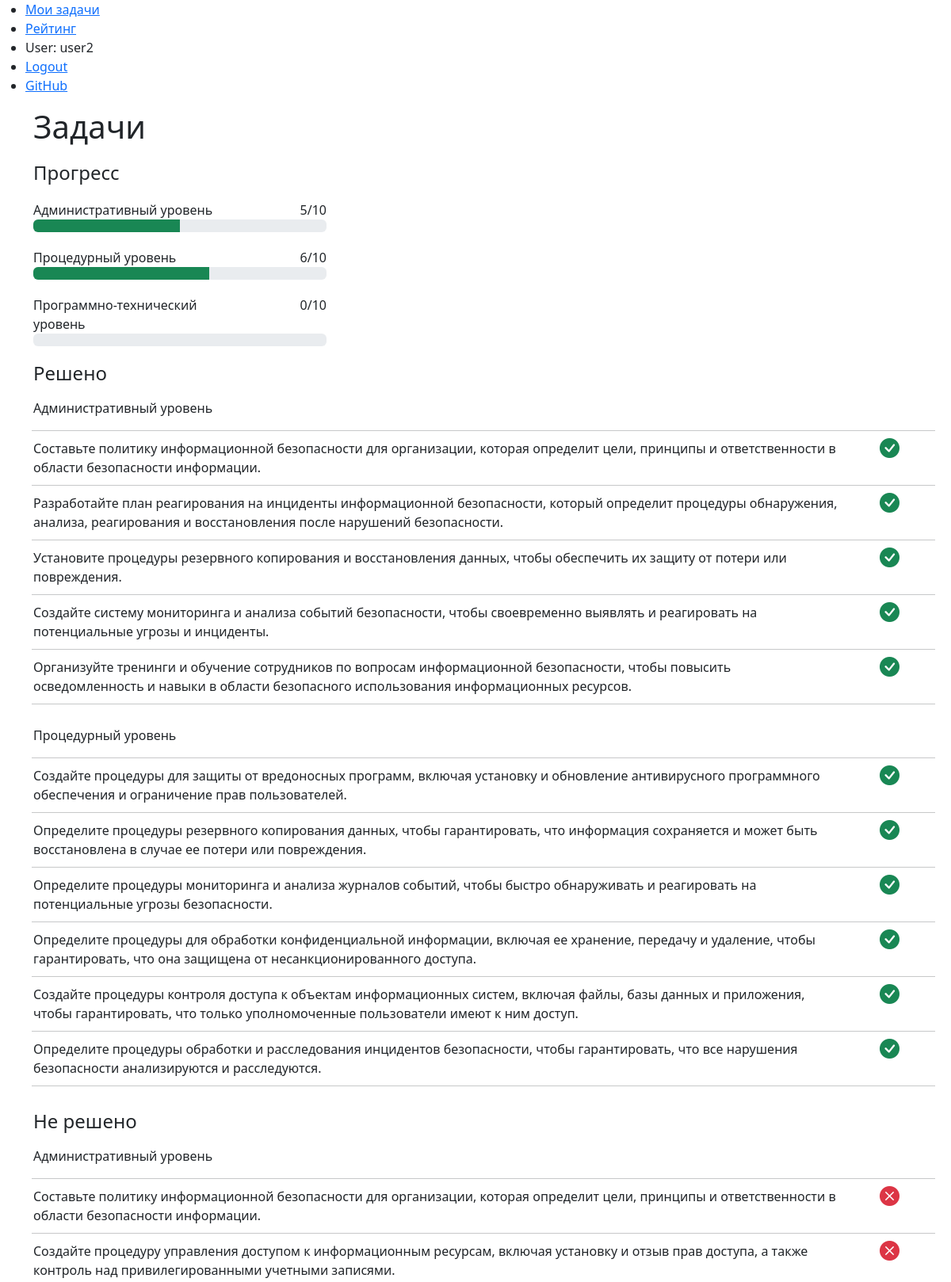
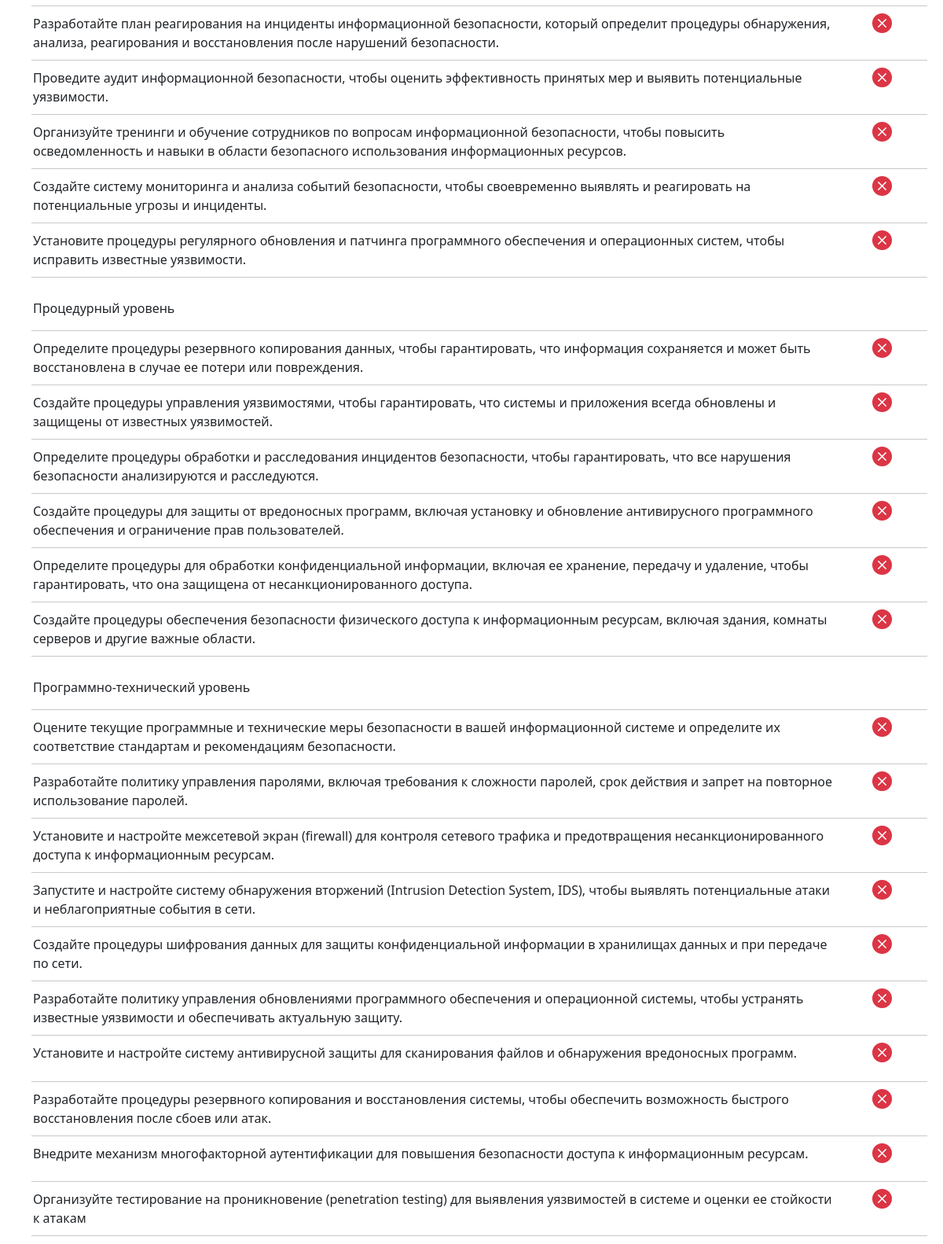
The page /board/ (signed in) on the database its author committed (2 pictures, top to bottom).
### board/models.py (models this page shows, shortened)
class Category(models.Model):
	name = models.CharField(max_length=150)

class Success_task(models.Model):
	user = models.ForeignKey(User, on_delete=models.CASCADE)
	task = models.ForeignKey(Task, on_delete=models.CASCADE)

class Task(models.Model):
	category = models.ForeignKey(Category, on_delete=models.CASCADE)
	name = models.CharField(max_length=255)

### board/views.py (the view)
# urls.py: path('board/', board),
def board(request):
	if not request.user.is_authenticated:
		return redirect("/accounts/login/")
	success_task = Success_task.objects.filter(user=request.user)
	all_task = Task.objects.all()
	user_stats = []
	user_success = {}
	user_not_success = {}
	for cat in Category.objects.all():
		success_task_cat = success_task.filter(task__category=cat).distinct()
		all_task_cat = all_task.filter(category=cat)
		if success_task_cat.count() > 0:
			user_success[cat.name] = success_task_cat
		user_not_success[cat.name] = []
		for task in all_task_cat:
			if not task.id in [task.id  for task in success_task_cat]:
				user_not_success[cat.name].append(task)
		if len(user_not_success[cat.name]) == 0:
			del user_not_success[cat.name]
		user_stats.append({
			"category": cat.name,
			"success": success_task_cat.count(),
			"all":all_task_cat.count(),
			"percent": int(success_task_cat.count()/all_task_cat.count()*100)
		})
	return render(request, "board.html", {"user_stats": user_stats, "user_success": user_success, "user_not_success": user_not_success})

### board/templates/board.html (shortened to what this page needs)
{% extends "base_generic.html" %}
{% block content %}
<div class="container">
	<h1>Задачи</h1>
	<h4 style="margin-top:20px;">Прогресс</h4>
	<div class="stats" style="max-width: 370px;">
		{% for stat in user_stats %}
			<div class="row" style="margin-top:20px;">
				<div class="col-9">
					{{stat.category}}
				</div>
				<div class="col-3 text-end">
					{{stat.success}}/{{stat.all}}
				</div>
			</div>
			<div class="progress">
			  <div class="progress-bar bg-success" role="progressbar" aria-valuenow="{{stat.percent}}" aria-valuemin="0" aria-valuemax="100"></div>
			</div>
		{% endfor %}
	</div>
	<h4 style="margin-top:20px;">Решено</h4>
	{% for cat_name, tasks in user_success.items %}
	<div class="row" style="margin-top:20px;">
		<h6>{{cat_name}}</h6>
		<hr style="margin:10px;">
		{% for task in tasks %}
		<div class="col-11">
			{{ task.task.name}}
		</div>
		<div class="col-1 text-center">
			<i class="bi bi-check-circle-fill text-success" style="font-size: 25px;position: relative;top: -7px;"></i>
		</div>
		<hr style="margin:10px;">
		{% endfor %}
	</div>
	{% endfor %}
	<h4 style="margin-top:20px;">Не решено</h4>
	{% for cat_name, tasks in user_not_success.items %}
	<div class="row" style="margin-top:20px;">
		<h6>{{cat_name}}</h6>
		<hr style="margin:10px;">
		{% for task in tasks %}
		<div class="col-11">
			{{ task.name}}
		</div>
		<div class="col-1 text-center">
			<i class="bi bi-x-circle-fill text-danger" style="font-size: 25px;position: relative;top: -7px;"></i>
		</div>
		<hr style="margin:10px;">
		{% endfor %}
	</div>
	{% endfor %}
</div>
{% endblock %}

### user/templates/base_generic.html (shortened to what this page needs)
<!DOCTYPE html>
<html>
<head>
  <link href="https://cdn.jsdelivr.net/npm/bootstrap@5.3.0-alpha3/dist/css/bootstrap.min.css" rel="stylesheet">
  <link rel="stylesheet" href="https://cdn.jsdelivr.net/npm/bootstrap-icons@1.3.0/font/bootstrap-icons.css">
</head>
<body>
  <ul class="sidebar-nav">
   {% if user.is_authenticated %}
     <li><a href="/board/">Мои задачи</a></li>
     <li><a href="/rating/">Рейтинг</a></li>
     <li>User: {{ user.get_username }}</li>
     <li><a href="{% url 'logout' %}?next={{ request.path }}">Logout</a></li>
   {% else %}
     <li><a href="{% url 'login' %}?next={{ request.path }}">Login</a></li>
   {% endif %}
      <li><a href="https://github.com/Sergey-1221/Scoreboard">GitHub</a></li>
  </ul>
  {% block content %}
  {% endblock %}
</body>
</html>

### rows shown on the page
Category: category "Административный уровень", user_success "Административный уровень"
Category: category "Процедурный уровень", user_success "Процедурный уровень"
Category: category "Программно-технический уровень"
Success_task: task.name "Составьте политику информационной безопасности для организации, которая определит цели, принципы и ответственности в области безопасности информации."
Success_task: task.name "Разработайте план реагирования на инциденты информационной безопасности, который определит процедуры обнаружения, анализа, реагирования и восстановления после нарушений безопасности."
Success_task: task.name "Установите процедуры резервного копирования и восстановления данных, чтобы обеспечить их защиту от потери или повреждения."
Success_task: task.name "Создайте систему мониторинга и анализа событий безопасности, чтобы своевременно выявлять и реагировать на потенциальные угрозы и инциденты."
Success_task: task.name "Организуйте тренинги и обучение сотрудников по вопросам информационной безопасности, чтобы повысить осведомленность и навыки в области безопасного использования информационных ресурсов."
Success_task: task.name "Создайте процедуры для защиты от вредоносных программ, включая установку и обновление антивирусного программного обеспечения и ограничение прав пользователей."
Success_task: task.name "Определите процедуры резервного копирования данных, чтобы гарантировать, что информация сохраняется и может быть восстановлена в случае ее потери или повреждения."
Success_task: task.name "Определите процедуры мониторинга и анализа журналов событий, чтобы быстро обнаруживать и реагировать на потенциальные угрозы безопасности."
Success_task: task.name "Определите процедуры для обработки конфиденциальной информации, включая ее хранение, передачу и удаление, чтобы гарантировать, что она защищена от несанкционированного доступа."
Success_task: task.name "Создайте процедуры контроля доступа к объектам информационных систем, включая файлы, базы данных и приложения, чтобы гарантировать, что только уполномоченные пользователи имеют к ним доступ."
Success_task: task.name "Определите процедуры обработки и расследования инцидентов безопасности, чтобы гарантировать, что все нарушения безопасности анализируются и расследуются."
Task: name "Административный уровень", name "Составьте политику информационной безопасности для организации, которая определит цели, принципы и ответственности в области безопасности информации."
Task: name "Создайте процедуру управления доступом к информационным ресурсам, включая установку и отзыв прав доступа, а также контроль над привилегированными учетными записями."
Task: name "Разработайте план реагирования на инциденты информационной безопасности, который определит процедуры обнаружения, анализа, реагирования и восстановления после нарушений безопасности."
Task: name "Проведите аудит информационной безопасности, чтобы оценить эффективность принятых мер и выявить потенциальные уязвимости."
Task: name "Организуйте тренинги и обучение сотрудников по вопросам информационной безопасности, чтобы повысить осведомленность и навыки в области безопасного использования информационных ресурсов."
Task: name "Создайте систему мониторинга и анализа событий безопасности, чтобы своевременно выявлять и реагировать на потенциальные угрозы и инциденты."
Task: name "Установите процедуры регулярного обновления и патчинга программного обеспечения и операционных систем, чтобы исправить известные уязвимости."
Task: name "Процедурный уровень", name "Определите процедуры резервного копирования данных, чтобы гарантировать, что информация сохраняется и может быть восстановлена в случае ее потери или повреждения."
Task: name "Создайте процедуры управления уязвимостями, чтобы гарантировать, что системы и приложения всегда обновлены и защищены от известных уязвимостей."
Task: name "Определите процедуры обработки и расследования инцидентов безопасности, чтобы гарантировать, что все нарушения безопасности анализируются и расследуются."
Task: name "Создайте процедуры для защиты от вредоносных программ, включая установку и обновление антивирусного программного обеспечения и ограничение прав пользователей."
Task: name "Определите процедуры для обработки конфиденциальной информации, включая ее хранение, передачу и удаление, чтобы гарантировать, что она защищена от несанкционированного доступа."
Task: name "Создайте процедуры обеспечения безопасности физического доступа к информационным ресурсам, включая здания, комнаты серверов и другие важные области."
Task: name "Программно-технический уровень", name "Оцените текущие программные и технические меры безопасности в вашей информационной системе и определите их соответствие стандартам и рекомендациям безопасности."
Task: name "Разработайте политику управления паролями, включая требования к сложности паролей, срок действия и запрет на повторное использование паролей."
Task: name "Установите и настройте межсетевой экран (firewall) для контроля сетевого трафика и предотвращения несанкционированного доступа к информационным ресурсам."
Task: name "Запустите и настройте систему обнаружения вторжений (Intrusion Detection System, IDS), чтобы выявлять потенциальные атаки и неблагоприятные события в сети."
Task: name "Создайте процедуры шифрования данных для защиты конфиденциальной информации в хранилищах данных и при передаче по сети."
Task: name "Разработайте политику управления обновлениями программного обеспечения и операционной системы, чтобы устранять известные уязвимости и обеспечивать актуальную защиту."
Task: name "Установите и настройте систему антивирусной защиты для сканирования файлов и обнаружения вредоносных программ."
Task: name "Разработайте процедуры резервного копирования и восстановления системы, чтобы обеспечить возможность быстрого восстановления после сбоев или атак."
Task: name "Внедрите механизм многофакторной аутентификации для повышения безопасности доступа к информационным ресурсам."
Task: name "Организуйте тестирование на проникновение (penetration testing) для выявления уязвимостей в системе и оценки ее стойкости к атакам"

### other values the page prints
{{ user.get_username }} "user2"
{{ stat.success }} "5" "6" "0"
{{ stat.all }} "10" "10" "10"
